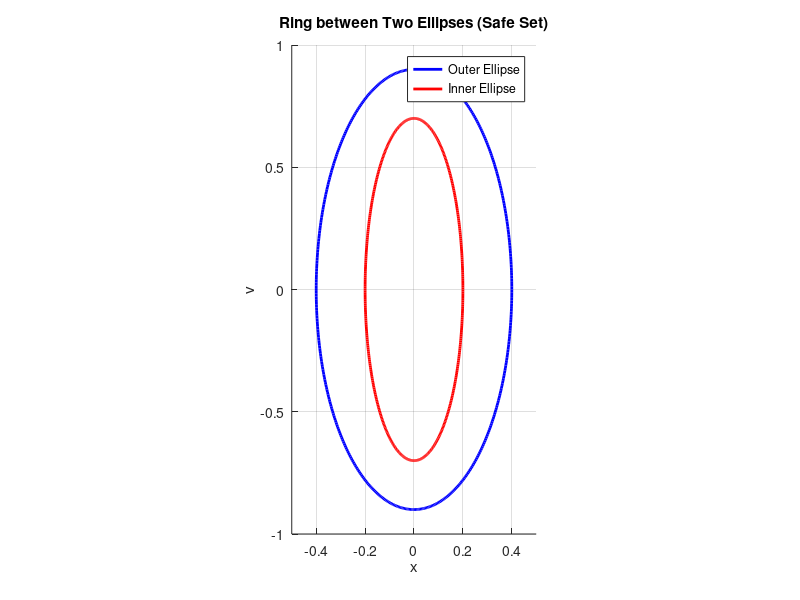

MATLAB code for this plot:
clc; clear; close all;

% Ellipse parameters
x_c = 0; v_c = 0;

a_outer = 0.4; b_outer = 0.9;
a_inner = 0.2;  b_inner = 0.7;

theta = linspace(0, 2*pi, 500);

% Outer ellipse points
x_outer = x_c + a_outer * cos(theta);
v_outer = v_c + b_outer * sin(theta);

% Inner ellipse points
x_inner = x_c + a_inner * cos(theta);
v_inner = v_c + b_inner * sin(theta);

figure; hold on; grid on; axis equal

% Plot outer ellipse
plot(x_outer, v_outer, 'b-', 'LineWidth', 2, 'DisplayName', 'Outer Ellipse');

% Plot inner ellipse
plot(x_inner, v_inner, 'r-', 'LineWidth', 2, 'DisplayName', 'Inner Ellipse');

xlabel('x');
ylabel('v');
title('Ring between Two Ellipses (Safe Set)');
legend('Location', 'best');

% Fix axis limits
xlim([-0.5, 0.5]);
ylim([-1, 1]);
